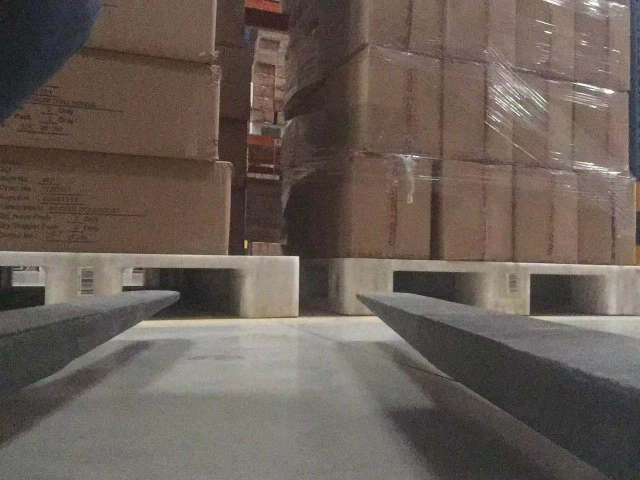
%> input picture matlab仿真代码/待识别图片/3.1.jpg, 1280 x 960 px (shown at 1/2 size)
$ octave test.m   (GNU Octave 9; MATLAB toolbox functions it lacks are replaced by stand-ins)
%> lines starting %> are read from the running program, lines starting %| are printed output that depends on the picture; in (x1, y1, x2, y2) boxes, pixels count from 0 and x2, y2 are one past the last pixel; in counts of white or black regions, pixels touching at a corner belong together; the program's own positions count from 1
### matlab仿真代码/IM_DEVIATION.m
function [x_mm,y_mm] = IM_DEVIATION(I)

%%
%基本参数
I_width = 1280;%像素宽
I_height = 960;%像素高


%%
%边缘检测处理

[m,n,o] = size(I);
cut_top = m*3/8 + 1;
cut_below = m*6/8;
I_cut = I(cut_top:cut_below,:,:);

I_gray = rgb2gray(I_cut);

%level值的获取
% level = graythresh(I_gray);

level = my_threshhold(I_gray);
%
I_BW = my_im2bw(I_gray,level+0.1);
h1 = ones(4,4)/16;
I_BW = imfilter(I_BW,h1);%均值滤波
I_BW = imfilter(I_BW,h1);

%%
%利用灰度边缘检测获得货架下边界从而去除货架下侧的地面干扰

I_gray_edge =edge(I_gray,'Canny',0.4);

y_gray = sum(I_gray_edge,2);
y_gray = my_smooth(y_gray,5);
y_gray = my_smooth(y_gray,5);

x_gray = sum(I_gray_edge,1);

x_gray =my_smooth(x_gray,5);

%获取灰度边缘从下往上的第一个值在所有峰值中前二大小的峰值，作为货架的下边缘，用于对二值边缘的修正。
[y_gray_pks,y_gray_locs] = findpeaks(y_gray);%获取全部峰值
[b,i] = sort(y_gray_pks,'descend');%从大到小排列
y_bottom = y_gray_locs(max(i(1:3)));%获取y轴的值

[m,n] = size(I_BW);
I_BW(y_bottom+1:m,:) = 0;
I_BW(y_bottom,:) = 1;

%%
se=strel('rectangle',[25,25]);
I_BW=imclose(I_BW,se);%图像聚类，填充图像,闭运算
se=strel('rectangle',[20,20]);
I_BW=imopen(I_BW,se);%开运算
CC = bwlabel(I_BW);
temp_max_CC = max(max(CC));
temp_pixel_CC = zeros(1,temp_max_CC);
for i = 1:temp_max_CC
    temp_pixel_CC(1,i) = numel(find(CC == i));
end
% [8 lines of commented-out code are left out]
maxBC = round(max(temp_pixel_CC));
I_BW = bwareaopen(I_BW,maxBC);%去除小对象

I_BW_edge = edge(I_BW,'Canny');

% [6 lines of commented-out code are left out]
x = sum(I_BW_edge,1);
x = my_smooth(x,5);
%%
%判断中心位置点
%y轴判断中心

[y_gray_pks,y_gray_locs] = findpeaks(y_gray);%获取全部峰值
[b,i] = sort(y_gray_pks,'descend');%从大到小排列
y_top = y_gray_locs(min(i(1:5)));%获取货架上边界y值

y_center = round((y_top + y_bottom)/2);%中点坐标
height = y_bottom - y_top;%高度

width_estimate = round(height*22/3);%预估宽度

[m,n] = size(I_BW_edge);
%判断左右边缘是否被遮挡
if(x(2) == 0 & x(n-1)==0)%左右均无遮挡
    [x_pks,x_locs] = findpeaks(x);%获取全部峰值
    [b,i] = sort(x_pks,'descend');%从大到小排列
    x_left = x_locs(min(i(1:7)));%获取货架上边界y值
    x_right = x_locs(max(i(1:7)));%获取货架上边界y值
    x_center = round((x_left + x_right)/2);%中心
    width = round(x_right - x_left);%宽度
    I_type = 1;

elseif(x(2) == 0 & x(n-1) ~=0)%右边界被遮挡
    [x_pks,x_locs] = findpeaks(x);%获取全部峰值
    [b,i] = sort(x_pks,'descend');%从大到小排列
    x_left = x_locs(min(i(1:5)));%获取货架左边界x值
    x_right = x_left + width_estimate;%估计货架右边界x值
    x_center = round((x_left + x_right)/2);%中心
    width = width_estimate;%宽度
    I_type = 2;

elseif((x(2) ~= 0 & x(n-1) == 0))%左边界被遮挡
    [x_pks,x_locs] = findpeaks(x);%获取全部峰值
    [b,i] = sort(x_pks,'descend');%从大到小排列
    x_right = x_locs(max(i(1:5)));%获取货架右边界x值
    x_left = x_right - width_estimate;%估计货架左边界x值
    x_center = round((x_left + x_right)/2);%中心
    width = width_estimate;%宽度
    I_type = 3;
else
    [x_pks,x_locs] = findpeaks(x);%获取全部峰值
    [b,i] = sort(x_pks,'descend');%从大到小排列
    x_right = x_locs(max(i(1:5)));%获取货架右边界x值
    x_left = x_right - width_estimate;%估计货架左边界x值
    x_center = round((x_left + x_right)/2);%中心
    width = width_estimate;%宽度
    I_type = 0;
end

%%
%显示坐标轴

%还原坐标切割前坐标
[m,n,o] = size(I);
y_top = m*3/8 + y_top;
y_bottom = m*3/8 + y_bottom;
y_center = m*3/8 + y_center;
y_center = y_center + round(height*(1-105/135)*0.5);


%%
%x轴由于图像畸变需要更加精确的定位

%截取
I_gray = rgb2gray(I);
x_reloc_left = max(round(x_center - width/10),1);
x_reloc_right = min(round(x_center + width/10),n);
I_reloc = I_gray(y_top:y_bottom,x_reloc_left:x_reloc_right);

I_reloc_edge = edge(I_reloc,'canny',0.2);
%闭操作
se=strel('rectangle',[15,15]);
I_reloc_edge=imclose(I_reloc_edge,se);%图像聚类，填充图像,闭运算

se=strel('rectangle',[30,15]);
I_reloc_edge=imopen(I_reloc_edge,se);%开运算
[m,n] = size(I_reloc_edge);
I_reloc_edge(1,:) = 0;
I_reloc_edge(m,:) = 0;
I_reloc_edge(:,1) = 0;
I_reloc_edge(:,n) = 0;

I_reloc_edge = edge(I_reloc_edge,'canny');

%找到小方块的左右边缘
x_reloc_edge = sum(I_reloc_edge,1);
x_reloc_edge = my_smooth(x_reloc_edge,5);
[x_reloc_pks,x_reloc_locs] = findpeaks(x_reloc_edge);%获取全部峰值
[b,i] = sort(x_reloc_pks,'descend');%从大到小排列
x_reloc_right2 = x_reloc_locs(max(i(1:2)));%获取货架左边界x值
x_reloc_left2 = x_reloc_locs(min(i(1:2)));%估计货架右边界x值
x_center = round((x_reloc_left2 + x_reloc_right2)/2);%中心
%还原x坐标
x_center = x_reloc_left + x_center;

%画坐标
I_gray(y_center-1:y_center+1,:) = 256;
I_gray(:,x_center-1:x_center+1) = 256;
%画图像中点
I_gray(I_height/2-1:I_height/2+2,I_width/2-1:I_width/2+2) = 256;

x_pixel = I_width/2 - x_center;
y_pixel = I_height/2 - y_center;

switch I_type
    case 1
        x_mm = 1100.0 * x_pixel / width;
    case 2
        x_mm = 550.0 * x_pixel / (x_center - x_left);
    case 3
        x_mm = 550.0 * x_pixel / (x_right - x_center);
    otherwise
        x_mm =0;
end
y_mm = -150.0 * y_pixel / height;

end

### matlab仿真代码/my_threshhold.m

function level = my_threshhold(I)

I = im2uint8(I(:));
  num_bins = 256;
  counts = imhist(I,num_bins);
  level = otsuthresh(counts);
end

### matlab仿真代码/my_im2bw.m
function BW = my_im2bw(varargin)
%IM2BW Convert image to binary image by thresholding.
%   IM2BW is not recommended. Use IMBINARIZE instead.
%
%   IM2BW produces binary images from indexed, intensity, or RGB images. To do
%   this, it converts the input image to grayscale format (if it is not already
%   an intensity image), and then converts this grayscale image to binary by
%   thresholding. The output binary image BW has values of 1 (white) for all
%   pixels in the input image with luminance greater than LEVEL and 0 (black)
%   for all other pixels. (Note that you specify LEVEL in the range [0,1],
%   regardless of the class of the input image.)
%
%   BW = IM2BW(I,LEVEL) converts the intensity image I to black and white.
%
%   BW = IM2BW(X,MAP,LEVEL) converts the indexed image X with colormap MAP to
%   black and white.
%
%   BW = IM2BW(RGB,LEVEL) converts the RGB image RGB to black and white.
%
%   Note that the function GRAYTHRESH can be used to compute LEVEL
%   automatically.
%
%   Class Support
%   -------------
%   The input image can be uint8, uint16, single, int16, or double and it
%   must be nonsparse. The output image BW is logical. I and X must be 2-D.
%   RGB images are M-by-N-by-3.

%
%   Example
%   -------
%   load trees
%   BW = im2bw(X,map,0.4);
%   figure, imshow(X,map), figure, imshow(BW)
%
%   See also IMBINARIZE, GRAYTHRESH, OTSUTHRESH, ADAPTTHRESH, IND2GRAY,
%   RGB2GRAY.

%   Copyright 1992-2016 The MathWorks, Inc.

[A,map,level] = parse_inputs(varargin{:});

if ndims(A)==3,% RGB is given
  A = rgb2gray(A);
elseif ~isempty(map),% indexed image is given

end % nothing to do for intensity image

range = getrangefromclass(A);

if isinteger(A)
  BWp = (A > range(2) *level);

elseif islogical(A)
  %A is already a binary image and does not require thresholding

  BWp = A;
else % double or single
  BWp = (A > level);
end

% Output:
if nargout==0 % Show results

  return;
end
BW = BWp;

%-----------------------------------------------------------------------------
function [A,map,level] = parse_inputs(varargin)

% A       the input RGB (3D), intensity (2D), or indexed (X) image
% map     colormap (:,3)
% level   threshold luminance level


map = [];
level = 0.5;

narginchk(1,3);

validateattributes(varargin{1},...
              {'single','uint8','uint16','int16','logical','double'}, ...
              {'real', 'nonsparse'},mfilename,'I, X or RGB',1);

switch nargin
 case 1 %                          im2bw(RGB) | im2bw(I)
  A = varargin{1};
 case 2
  A = varargin{1};%               im2bw(RGB,level) | im2bw(I,level)
  level = varargin{2};%           im2bw(X,MAP)
 case 3 %                         im2bw(X,MAP,level)
  A = varargin{1};
  map = varargin{2};
  level = varargin{3};
end

% Check validity of the input parameters
if (ndims(A)==3) && (size(A,3)~=3)   % check RGB image array
    error(message('images:im2bw:trueColorRgbImageMustBeMbyNby3'))
end

if (nargin==2) && ismatrix(A) && (size(level,2)==3) % it is a colormap
  map = level;% and we assume that image given is an indexed image X
  level = 0.5;
end

if ~isempty(map) % check colormap if given
  if (size(map,2) ~= 3) || (ndims(map) > 2) %#ok<ISMAT>
    error(message('images:im2bw:inColormapMustBe2Dwith3Cols'))

  elseif (min(map(:))<0) || (max(map(:))>1)
    error(message('images:im2bw:colormapValsMustBe0to1'))
  end
end

if (numel(level)~=1) || (max(level(:))>1) || (min(level(:))<0)

end

validateattributes(level,{'numeric'},{'real','scalar'},mfilename,'level');
level = double(level);

% Convert int16 image to uint16.
if isa(A,'int16')
  A = int16touint16mex(A);
end

### matlab仿真代码/my_smooth.m
function yy = my_smooth(x,span)

[m,n] = size(x);

if n == 1
    flag = 1;
    temp_x = x';
else
    flag = 0;
    temp_x = x;
end
[m,n] = size(temp_x);

y = zeros(m,n);

for i = 1:(span-1)/2
    for j = 1:(2*i)-1
        y(i) = y(i) + x(j);
    end
    y(i) =  y(i) ./ (2*i-1);
end

for i = ((span-1)/2+1):n-(span-1)/2
    for j = 0:span-1
        y(i) = y(i) + x(i - (span-1)/2 + j);
    end
    y(i) = y(i)/span;
end

for i = n-(span-1)/2+1:n
    for j = i - (n-i):n
        y(i) = y(i) + x(j);
    end
    y(i) = y(i)/((n-i)*2+1);
end
if flag == 1
    yy = y';
else
    yy = y;
end
end


### matlab仿真代码/test.m
I = imread('E:\DeskTop\图像识别\图像识别\待识别图片\3.1.jpg');%分号内填写目标图片位置运行即可
%> I is the input picture: size 960x1280x3 uint8; mean R, G, B 104.9, 93.6, 85.8

[x_mm y_mm] = IM_DEVIATION(I)
%> in IM_DEVIATION, `I_gray = rgb2gray(I_cut);`:
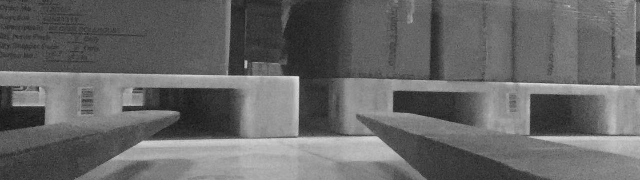
%> I_gray: size 360x1280 uint8 (shown at 1/2 size); min 4, max 254, mean 102.9
%> in my_threshhold, `counts = imhist(I,num_bins);`: counts = 256 values, max 4735 at index 100, min 0 at index 1, mean 1800
%> in my_threshhold, `level = otsuthresh(counts);`: level = 0.431
%> in parse_inputs, `level = varargin{2};`: level = 0.531
%> in my_im2bw, `[A,map,level] = parse_inputs(varargin{:});`: map = []; level = 0.531
%> in my_im2bw, `range = getrangefromclass(A);`: range = [0 255]
%> in my_im2bw, `BWp = (A > range(2) *level);`:
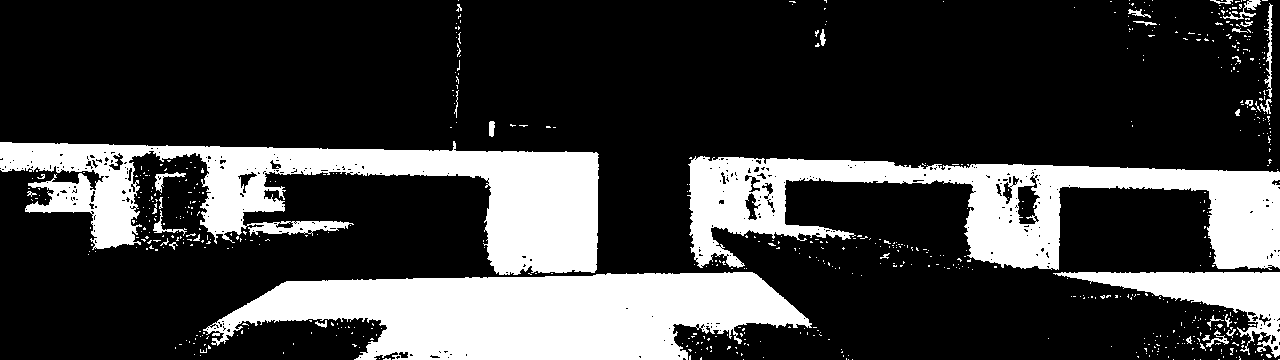
%> BWp: size 360x1280 logical; 23.7% white; 650 white regions (613 under 20 px), largest, box (x1, y1, x2, y2) and area: (203, 272, 812, 360) 36422, (0, 141, 599, 275) 33280, (687, 156, 1280, 270) 29420
%> in IM_DEVIATION, `y_gray = sum(I_gray_edge,2);`: y_gray = 360 values, max 315 at index 273, min 0 at index 1, mean 12.59
%> in my_smooth, `temp_x = x';`: temp_x has the same summary as y_gray in IM_DEVIATION
%> after the loop in my_smooth, `for i = 1:(span-1)/2`: y = 360 values, max 1.67 at index 2, min 0 at index 1, mean 0.00463
%> after the loop in my_smooth, `for i = ((span-1)/2+1):n-(span-1)/2`: y = 360 values, max 98.4 at index 275, min 0 at index 1, mean 12.58
%> in my_smooth, `yy = y';`: yy has the same summary as y
%> in IM_DEVIATION, `y_gray = my_smooth(y_gray,5);`: y_gray has the same summary as y in my_smooth
%> in IM_DEVIATION, `y_gray = my_smooth(y_gray,5);`: y_gray = 360 values, max 88.64 at index 273, min 0 at index 1, mean 12.57
%> in IM_DEVIATION, `x_gray = sum(I_gray_edge,1);`: x_gray = 1280 values, max 98 at index 1273, min 0 at index 1, mean 3.54
%> in IM_DEVIATION, `x_gray =my_smooth(x_gray,5);`: x_gray = 1280 values, max 29.2 at index 1273, min 0 at index 1, mean 3.54
%> in IM_DEVIATION, `[y_gray_pks,y_gray_locs] = findpeaks(y_gray);`: y_gray_pks = 23 values, max 88.64 at index 15, min 2.08 at index 1, mean 21.27; y_gray_locs = 23 values from 6 to 355
%> in IM_DEVIATION, `[b,i] = sort(y_gray_pks,'descend');`: b = 23 values, max 88.64 at index 1, min 2.08 at index 23, mean 21.27; i = 23 values, max 23 at index 15, min 1 at index 23, mean 12
%> in IM_DEVIATION, `y_bottom = y_gray_locs(max(i(1:3)));`: y_bottom = 273
%> in IM_DEVIATION, `CC = bwlabel(I_BW);`:
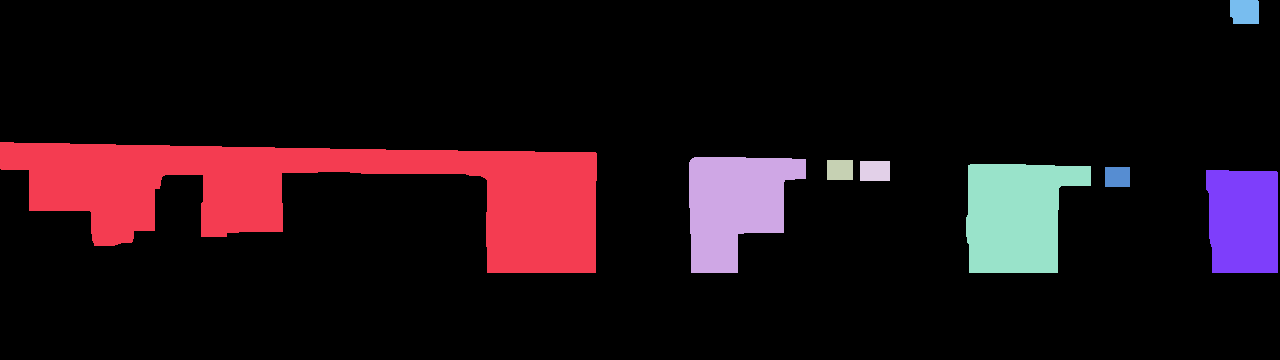
%> CC: size 360x1280 double; 9 distinct labels, from 0 to 8; one colour per label, 0 black
%> in IM_DEVIATION, `temp_max_CC = max(max(CC));`: temp_max_CC = 8
%> the loop in IM_DEVIATION, `for i = 1:temp_max_CC` made 8 passes
%> after the loop in IM_DEVIATION, `for i = 1:temp_max_CC`: temp_pixel_CC = [37831 9493 520 600 10479 500 7032 675]
%> in IM_DEVIATION, `maxBC = round(max(temp_pixel_CC));`: maxBC = 37831
%> in IM_DEVIATION, `I_BW_edge = edge(I_BW,'Canny');`:
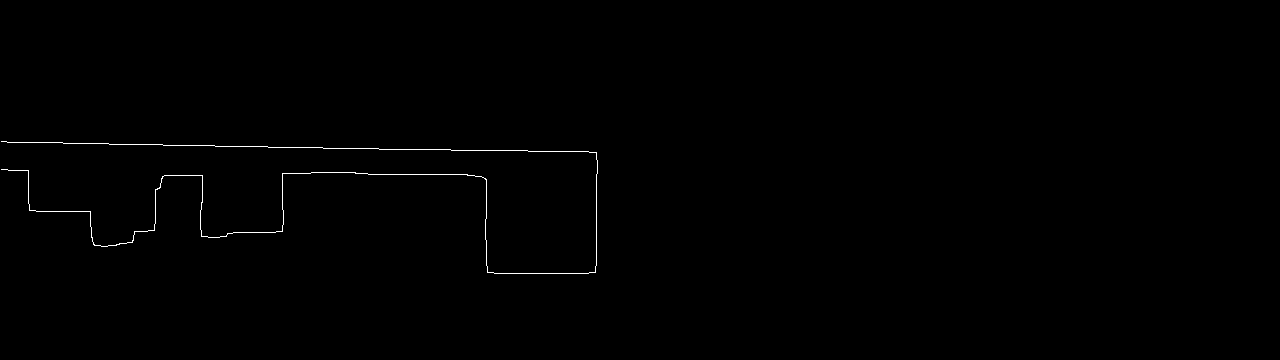
%> I_BW_edge: size 360x1280 logical; 0.36% white in thin lines or dots, all inside (x1, y1, x2, y2) = (1, 141, 598, 274)
%> in IM_DEVIATION, `x = sum(I_BW_edge,1);`: x = 1280 values, max 100 at index 597, min 0 at index 1, mean 1.3
%> in IM_DEVIATION, `x = my_smooth(x,5);`: x = 1280 values, max 25.2 at index 596, min 0 at index 1, mean 1.3
%> in IM_DEVIATION, `y_top = y_gray_locs(min(i(1:5)));`: y_top = 149
%> in IM_DEVIATION, `y_center = round((y_top + y_bottom)/2);`: y_center = 211
%> in IM_DEVIATION, `height = y_bottom - y_top;`: height = 124
%> in IM_DEVIATION, `width_estimate = round(height*22/3);`: width_estimate = 909
%> in IM_DEVIATION, `[x_pks,x_locs] = findpeaks(x);`: x_pks = [2 9.8 8.4 2.2 2.4 4 10 10.2 4.2 14.6 2.4 13.6 2.2 2.2 20.6 25.2]; x_locs = [4 28 93 115 118 133 154 156 161 201 226 282 354 466 486 596]
%> in IM_DEVIATION, `[b,i] = sort(x_pks,'descend');`: b = [25.2 20.6 14.6 13.6 10.2 10 9.8 8.4 4.2 4 2.4 2.4 2.2 2.2 2.2 2]; i = [16 15 10 12 8 7 2 3 9 6 5 11 4 13 14 1]
%> in IM_DEVIATION, `x_right = x_locs(max(i(1:5)));`: x_right = 596
%> in IM_DEVIATION, `x_left = x_right - width_estimate;`: x_left = -313
%> in IM_DEVIATION, `x_center = round((x_left + x_right)/2);`: x_center = 142
%> in IM_DEVIATION, `width = width_estimate;`: width = 909
%> in IM_DEVIATION, `y_top = m*3/8 + y_top;`: y_top = 509
%> in IM_DEVIATION, `y_bottom = m*3/8 + y_bottom;`: y_bottom = 633
%> in IM_DEVIATION, `y_center = m*3/8 + y_center;`: y_center = 571
%> in IM_DEVIATION, `y_center = y_center + round(height*(1-105/135)*0.5);`: y_center = 585
%> in IM_DEVIATION, `x_reloc_left = max(round(x_center - width/10),1);`: x_reloc_left = 51
%> in IM_DEVIATION, `x_reloc_right = min(round(x_center + width/10),n);`: x_reloc_right = 233
%> in IM_DEVIATION, `I_reloc = I_gray(y_top:y_bottom,x_reloc_left:x_reloc_right);`:
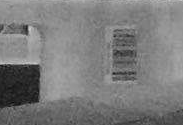
%> I_reloc: size 125x183 uint8; min 4, max 207, mean 123.2
%> in IM_DEVIATION, `I_reloc_edge = edge(I_reloc_edge,'canny');`:
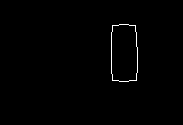
%> I_reloc_edge: size 125x183 logical; 0.69% white in thin lines or dots, all inside (x1, y1, x2, y2) = (111, 24, 138, 82)
%> in IM_DEVIATION, `x_reloc_edge = sum(I_reloc_edge,1);`: x_reloc_edge = 183 values, max 42 at index 112, min 0 at index 1, mean 0.858
%> in IM_DEVIATION, `x_reloc_edge = my_smooth(x_reloc_edge,5);`: x_reloc_edge = 183 values, max 12.4 at index 114, min 0 at index 1, mean 0.858
%> in IM_DEVIATION, `[x_reloc_pks,x_reloc_locs] = findpeaks(x_reloc_edge);`: x_reloc_pks = [12.4 12.2]; x_reloc_locs = [114 136]
%> in IM_DEVIATION, `[b,i] = sort(x_reloc_pks,'descend');`: b = [12.4 12.2]; i = [1 2]
%> in IM_DEVIATION, `x_reloc_right2 = x_reloc_locs(max(i(1:2)));`: x_reloc_right2 = 136
%> in IM_DEVIATION, `x_reloc_left2 = x_reloc_locs(min(i(1:2)));`: x_reloc_left2 = 114
%> in IM_DEVIATION, `x_center = round((x_reloc_left2 + x_reloc_right2)/2);`: x_center = 125
%> in IM_DEVIATION, `x_center = x_reloc_left + x_center;`: x_center = 176
%> in IM_DEVIATION, `I_gray(:,x_center-1:x_center+1) = 256;`:
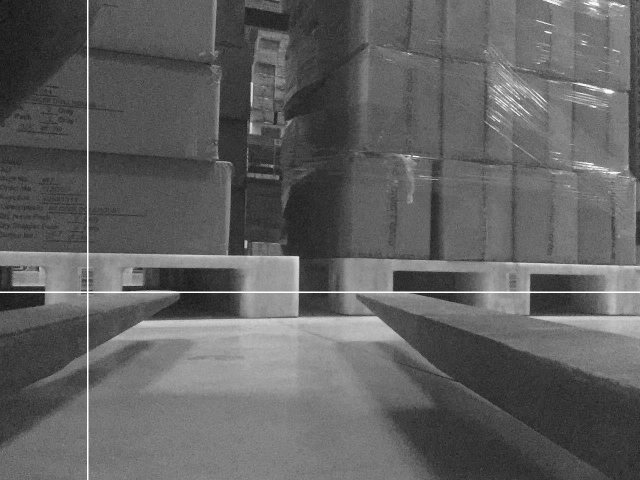
%> I_gray: size 960x1280 uint8 (shown at 1/2 size); min 4, max 255, mean 96.9
%> in IM_DEVIATION, `x_pixel = I_width/2 - x_center;`: x_pixel = 464
%> in IM_DEVIATION, `y_pixel = I_height/2 - y_center;`: y_pixel = -105
%> in IM_DEVIATION, `x_mm = 550.0 * x_pixel / (x_right - x_center);`: x_mm = 607.6
%> in IM_DEVIATION, `y_mm = -150.0 * y_pixel / height;`: y_mm = 127
%> x_mm = 607.6; y_mm = 127
